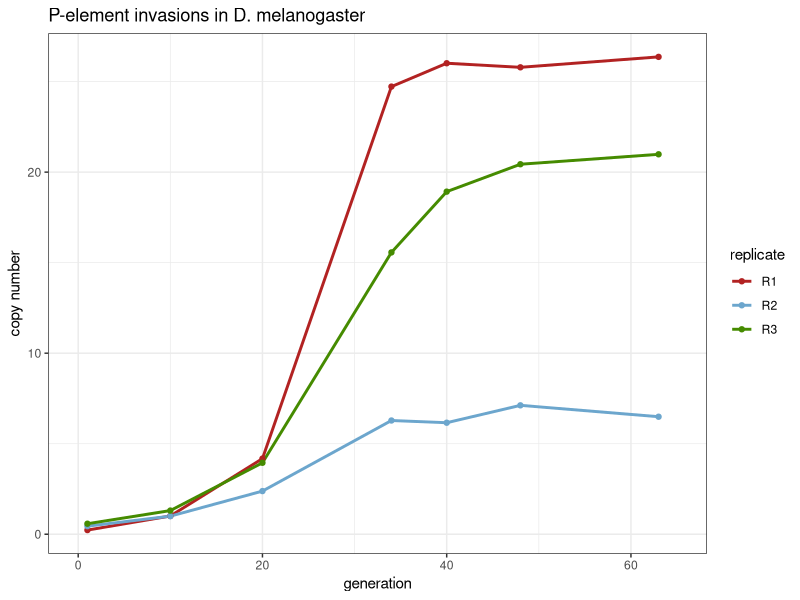
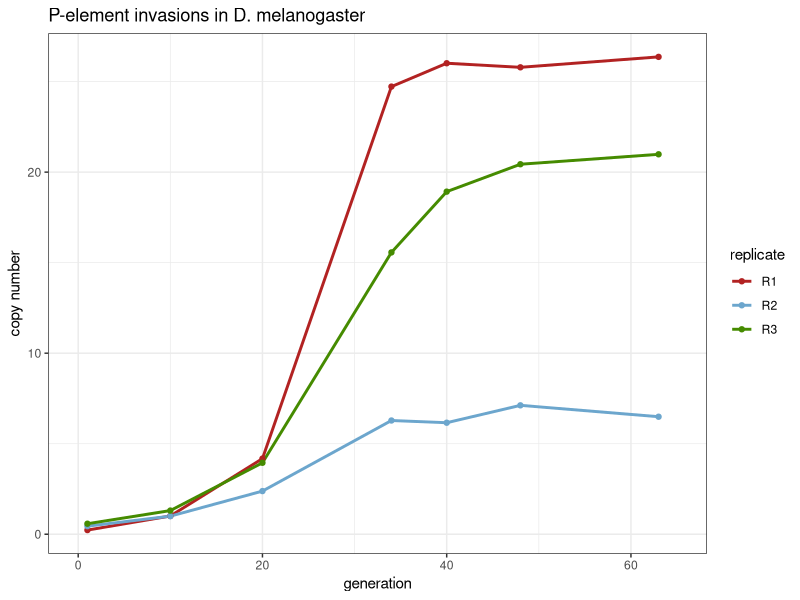

The R script that drew these images, in order: (Note: this script raises an error after producing the figures.)
## ---- chunk 1
library (ggplot2)
theme_set(theme_bw())
tresrep<-c("firebrick", "skyblue3", "chartreuse4")
  
d = read.table("mel_pcopies_values.txt")

names(d)<-c ("replicate", "generation", "copy number")

print(d)

ggplot(d, aes(x = generation, y = `copy number`, group= replicate)) + 
  geom_line(aes(color=replicate),linewidth=1) +
  geom_point(aes(color=replicate)) +
  ggtitle("P-element invasions in D. melanogaster") +
  scale_colour_manual(values=tresrep) +
  xlim(0, 65)

ggsave("figs/pele_invasions_dmel.png", width = 8, height = 5, dpi = 600)

knitr::include_graphics("figs/pele_invasions_dmel.png")

## ---- chunk 2
knitr::include_graphics("figs/pele_coverage.png")

